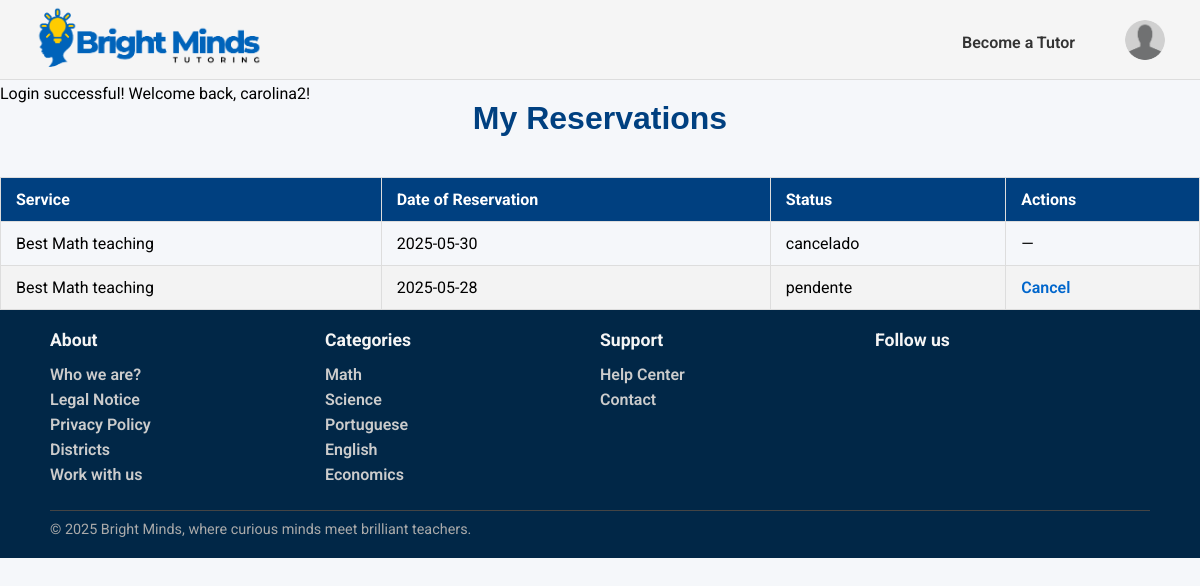
The app's page /pages/client_bookings.php (signed in), older data.
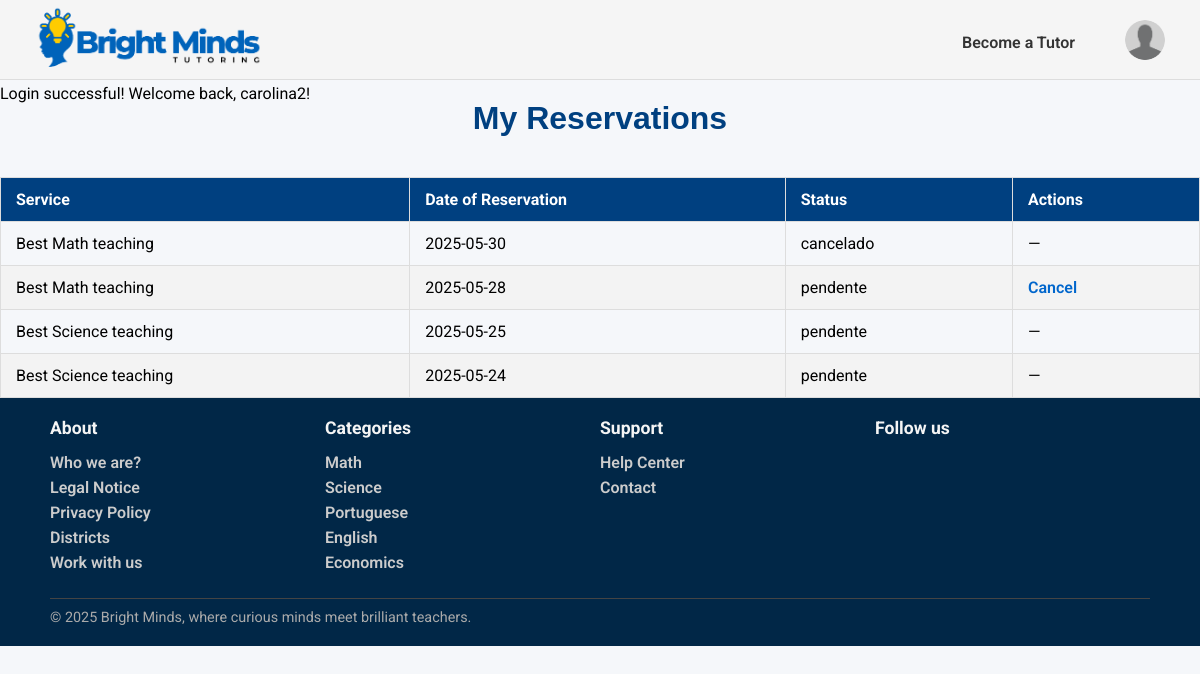
The same page, newer data.
### tables this page shows
CREATE TABLE Booking (
    booking_id INTEGER PRIMARY KEY,
    cliente_id INTEGER,
    service_id INTEGER NOT NULL,
    data_agendamento DATE NOT NULL,
    status TEXT CHECK(status IN ('pendente', 'completo', 'cancelado')) DEFAULT 'pendente',
    FOREIGN KEY (cliente_id) REFERENCES Users(user_id) ON DELETE SET NULL ON UPDATE CASCADE /*Se quisermos preservar as reservas mesmo que um cliente seja apagado:*/
    FOREIGN KEY (service_id) REFERENCES Services(service_id) ON DELETE CASCADE ON UPDATE CASCADE
);

CREATE TABLE Service(
    service_id INTEGER PRIMARY KEY,
    freelancer_id INTEGER NOT NULL,
    title TEXT NOT NULL,
    category_name TEXT NOT NULL,
    description TEXT NOT NULL,
    duracao INTEGER NOT NULL,
    price REAL NOT NULL,
    service_type TEXT CHECK(service_type IN ('individual presencial', 'grupo presencial', 'individual online','grupo online', 'revisão trabalhos')) NOT NULL,
    num_sessoes INTEGER NOT NULL,
    status TEXT CHECK(status IN ('ativo', 'inativo')) DEFAULT 'ativo',
    max_students INTEGER,
    FOREIGN KEY (freelancer_id) REFERENCES Freelancers(freelancer_id) ON UPDATE CASCADE ON DELETE CASCADE,
    FOREIGN KEY (category_name) REFERENCES Category(category_name) ON UPDATE CASCADE ON DELETE RESTRICT
);

CREATE TABLE Category(
    category_name TEXT PRIMARY KEY
);

### pages/client_bookings.php (called while the page is built, shortened)
<?php
require_once(__DIR__ . '/../utils/session.php');
require_once(__DIR__ . '/../database/connection.db.php');
require_once(__DIR__ . '/../templates/common.tpl.php');
require_once(__DIR__ . '/../templates/booking.tpl.php');
require_once(__DIR__.'/../database/categories.php');
$session = new Session();
$db = getDatabaseConnection();
$categories = getAllCategories($db);
$db = getDatabaseConnection();
$client_id = $session->getId();
$sql = "
    SELECT b.booking_id, b.service_id, b.data_agendamento, b.status, s.title
    FROM Booking b
    JOIN Service s ON b.service_id = s.service_id
    WHERE b.cliente_id = ?
    ORDER BY b.data_agendamento DESC
";
$stmt = $db->prepare($sql);
$stmt->execute([$client_id]);
$bookings = $stmt->fetchAll(PDO::FETCH_ASSOC);
drawHeader($session);
drawClientBookingsTable($bookings);
drawFooter($categories);
?>

### utils/session.php (called while the page is built, shortened)
<?php
  class Session {
    private array $messages;
    public function __construct() {
      $this->messages = isset($_SESSION['messages']) ? $_SESSION['messages'] : array();
    }
    public function isLoggedIn() : bool {
      return isset($_SESSION['id']);
    }
    public function getUserType() : ?string {
      return isset($_SESSION['user_type']) ? $_SESSION['user_type'] : null;
    }
    public function getPhoto(): ?string{
      return isset($_SESSION['photo']) ? $_SESSION['photo'] : null;
    }
    public function getMessages() {
      return $this->messages;
    }
  }
?>

### database/categories.php (called while the page is built, shortened)
<?php
  function getAllCategories(PDO $db) {
    $stmt = $db->prepare('SELECT category_name
                          FROM Category');
    $stmt->execute();
    return $stmt->fetchAll();
  }
?>

### templates/booking.tpl.php (the view)
<?php
function drawClientBookingsTable(array $bookings): void {
    ?>
    <h1>My Reservations</h1>
    <?php if (empty($bookings)): ?>
        <p>No reservation made.</p>
    <?php else: ?>
        <table border="1" cellpadding="8" cellspacing="0" style="width: 100%; border-collapse: collapse;">
            <thead style="background-color: #004080; color: white;">
                <tr>
                    <th>Service</th>
                    <th>Date of Reservation</th>
                    <th>Status</th>
                    <th>Actions</th>
                </tr>
            </thead>
            <tbody>
                <?php foreach ($bookings as $booking): ?>
                    <tr>
                        <td><?= htmlspecialchars($booking['title']) ?></td>
                        <td><?= htmlspecialchars($booking['data_agendamento']) ?></td>
                        <td><?= htmlspecialchars($booking['status']) ?></td>
                        <td>
                            <?php
                            $hoje = date('Y-m-d');
                            if ($booking['status'] === 'pendente' && $booking['data_agendamento'] > $hoje):
                            ?>
                                <a href="../actions/action_cancel_booking.php?booking_id=<?= $booking['booking_id'] ?>"
                                   onclick="return confirm('Are you sure you want to cancel this reservation?');">
                                   Cancel
                                </a>
                            <?php else: ?>
                                —
                            <?php endif; ?>
                        </td>
                    </tr>
                <?php endforeach; ?>
            </tbody>
        </table>
    <?php endif;
}
?>

### templates/common.tpl.php (shortened to what this page needs)
<?php
    require_once(__DIR__. '/../utils/session.php');
?>
<?php function drawHeader(Session $session){ ?>
    <!DOCTYPE html>
    <html>
        <head>
            <link rel="stylesheet" href="../css/style.css">
            <link rel="stylesheet" href="../css/profile.css">
            <link rel="stylesheet" href="../css/services.css">
            <link rel="stylesheet" href="../css/service_detail.css">
            <link rel="stylesheet" href="../css/admin.css">
            <link rel="stylesheet" href="../css/services_manage.css">
            <link rel="stylesheet" href="../css/client_booking.css">
        </head>
        <body>
            <header>
                <nav>
                    <a href="../pages/index.php"><img id="logo" src="../docs/BrightMinds_logo.png" alt="BrightMinds Logo"></a>
                    <?php
                        if($session->isLoggedIn()) drawUserNav($session);
                        else drawVisitorNav();
                    ?>
                </nav>
                <section id="messages">
                    <?php foreach ($session->getMessages() as $messsage) { ?>
                        <article class="<?=$messsage['type']?>">
                            <?=$messsage['text']?>
                        </article>
                    <?php } ?>
                </section>
            </header>
            <main>
<?php } ?>
<?php function drawUserNav(Session $session) { ?>
    <div class="user-nav">
        <?php if($session->getUserType()==='student'){ ?>
            <a href="../pages/become_freelancer.php">Become a Tutor</a>
        <?php } else { ?>
            <a href="../pages/add_service.php">Add Service</a>
        <?php } ?>
        <div class="profile-dropdown">
            <button type="button" class="profile-button" onclick="toggleProfileMenu()">
                <img src="<?= $session->getPhoto() ?>" alt="Profile image" class="profile-image">
            </button>
        </div>
    </div>
<?php } ?>
<?php function drawFooter(array $categories){ ?>
            </main>
            <footer>
                <div class="footer-content">
                    <section class="footer-column">
                        <h3>About</h3>
                        <ul>
                            <li><a href="">Who we are?</a></li>
                            <li><a href="">Legal Notice</a></li>
                            <li><a href="">Privacy Policy</a></li>
                            <li><a href="">Districts</a></li>
                            <li><a href="">Work with us</a></li>
                        </ul>
                    </section>
                    <section class="footer-column">
                        <h3>Categories</h3>
                        <ul>
                            <?php foreach($categories as $category){ ?>
                                <li>
                                    <a href=""><?=$category['category_name']?>
                                    </a>
                                </li>
                            <?php } ?>
                        </ul>
                    </section>
                    <section class="footer-column">
                        <h3>Support</h3>
                        <ul>
                            <li><a href="#">Help Center</a></li>
                            <li><a href="#">Contact</a></li>
                        </ul>
                    </section>
                    <section class="footer-column">
                        <h3>Follow us</h3>
                    </section>
                    <div class="footer-bottom">
                        <hr>
                        <p>© 2025 Bright Minds, where curious minds meet brilliant teachers.</p>
                    </div>
                </div>
            </footer>
        </body>
    </html>
<?php } ?>

### css/style.css (style rules this page uses)
* { font-family: "Roboto"; margin:0; padding:0; box-sizing: border-box; }
body { background-color: #f5f7fa; }
header { font-family: "Roboto"; font-style: normal; background-color: whitesmoke; border-bottom: 1px solid #ddd; height: 80px; width: 100%; position: fixed; top:0; left:0; }
nav { display: flex; align-items: center; justify-content: space-between; padding: 5px 35px; }
#logo { height:70px; width: auto; }
a { text-decoration:none; }
.visitor-nav-links li a, .user-nav a { color: #333; font-weight: 600; font-size: 16px; }
.user-nav { display: flex; align-items: center; gap: 50px; }
.user-nav > a { color: #333; font-weight: 600; font-size: 16px; }
.profile-button { background:none; border:none; cursor:pointer; padding:0; }
.profile-image { width: 40px; height: 40px; border-radius: 50%; object-fit: cover; }
.profile-dropdown { position: relative; }
footer { font-family: "Roboto", sans-serif; background-color: #012747; color: #fff; padding: 20px 50px; }
.footer-content { display:grid; grid-template-columns: repeat(4, 1fr); grid-template-rows: auto auto; row-gap: 20px; }
.footer-bottom { grid-column: 1 / -1; }
.footer-column h3 { font-size: 1.1rem; margin-bottom: 15px; color: #f5f5f5; }
.footer-column ul { list-style: none; }
.footer-column ul li { margin-bottom: 6px; }
.footer-column ul li a { text-decoration: none; color: #ccc; }
.footer-bottom { text-align: start; font-size: 0.9rem; color: #aaa; }
.footer-bottom hr { border: none; border-top: 1px solid #444; margin-bottom: 10px; }

### css/profile.css (style rules this page uses)
* { font-family: "Roboto"; margin:0; padding:0; box-sizing: border-box; }

### css/services_manage.css (style rules this page uses)
h1 { margin-top: 100px; color: #004080; }
table { border-collapse: collapse; width: 100%; font-family: Arial, sans-serif; }
thead { background-color: #004080; color: white; }
th, td { padding: 12px 15px; border: 1px solid #ddd; text-align: left; }
tbody tr:nth-child(even) { background-color: #f3f3f3; }
a { color: #0066cc; text-decoration: none; }

### css/client_booking.css (style rules this page uses)
h1 { margin-top: 100px; color: #004080; font-family: Arial, sans-serif; font-weight: bold; text-align: center; margin-bottom: 40px; }
table { border-collapse: collapse; width: 100%; font-family: Arial, sans-serif; }
thead { background-color: #004080; color: white; }
th, td { padding: 12px 15px; border: 1px solid #ddd; text-align: left; }
tbody tr:nth-child(even) { background-color: #f3f3f3; }
a { color: #0066cc; text-decoration: none; font-weight: 600; }

Row changes from the older to the newer data that the page shows:
added booking: service.title "Best Science teaching", data_agendamento "2025-05-25", status "pendente"
added booking: service.title "Best Science teaching", data_agendamento "2025-05-24", status "pendente"
